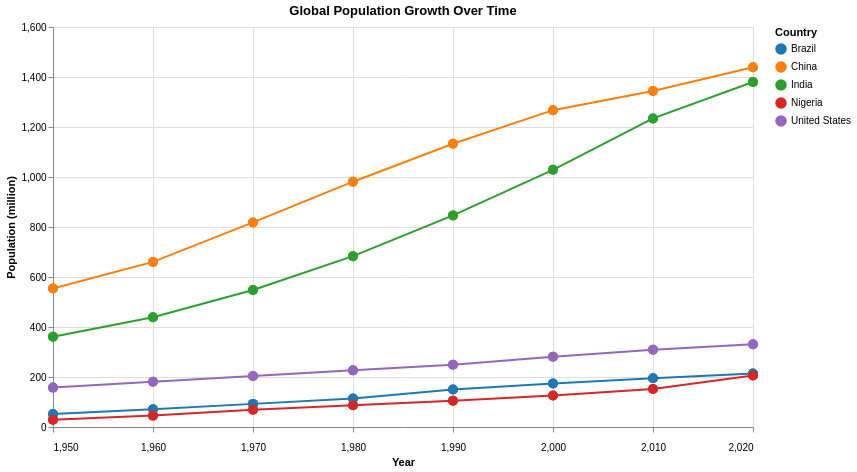

Write a Vega-Lite specification for this figure.
### Vega-Lite specification from a JSON file in a GitHub repository (floating-point values rounded to 4 significant figures)
{"$schema": "https://vega.github.io/schema/vega-lite/v5.json", "title": "Global Population Growth Over Time", "data": {"values": [{"Country": "China", "Year": 1950, "Population": 554005000, "Continent": "Asia"}, {"Country": "China", "Year": 1960, "Population": 660330000, "Continent": "Asia"}, {"Country": "China", "Year": 1970, "Population": 818315000, "Continent": "Asia"}, {"Country": "China", "Year": 1980, "Population": 981235000, "Continent": "Asia"}, {"Country": "China", "Year": 1990, "Population": 1133020000, "Continent": "Asia"}, {"Country": "China", "Year": 2000, "Population": 1267320000, "Continent": "Asia"}, {"Country": "China", "Year": 2010, "Population": 1344130000, "Continent": "Asia"}, {"Country": "China", "Year": 2020, "Population": 1439323776, "Continent": "Asia"}, {"Country": "India", "Year": 1950, "Population": 361000000, "Continent": "Asia"}, {"Country": "India", "Year": 1960, "Population": 439235000, "Continent": "Asia"}, {"Country": "India", "Year": 1970, "Population": 548159000, "Continent": "Asia"}, {"Country": "India", "Year": 1980, "Population": 683329000, "Continent": "Asia"}, {"Country": "India", "Year": 1990, "Population": 846387000, "Continent": "Asia"}, {"Country": "India", "Year": 2000, "Population": 1028690000, "Continent": "Asia"}, {"Country": "India", "Year": 2010, "Population": 1234280000, "Continent": "Asia"}, {"Country": "India", "Year": 2020, "Population": 1380004385, "Continent": "Asia"}, {"Country": "United States", "Year": 1950, "Population": 157553000, "Continent": "North America"}, {"Country": "United States", "Year": 1960, "Population": 180671000, "Continent": "North America"}, {"Country": "United States", "Year": 1970, "Population": 203984000, "Continent": "North America"}, {"Country": "United States", "Year": 1980, "Population": 226542000, "Continent": "North America"}, {"Country": "United States", "Year": 1990, "Population": 248709000, "Continent": "North America"}, {"Country": "United States", "Year": 2000, "Population": 281421000, "Continent": "North America"}, {"Country": "United States", "Year": 2010, "Population": 308745538, "Continent": "North America"}, {"Country": "United States", "Year": 2020, "Population": 331002651, "Continent": "North America"}, {"Country": "Brazil", "Year": 1950, "Population": 51910000, "Continent": "South America"}, {"Country": "Brazil", "Year": 1960, "Population": 70700000, "Continent": "South America"}, {"Country": "Brazil", "Year": 1970, "Population": 92500000, "Continent": "South America"}, {"Country": "Brazil", "Year": 1980, "Population": 113800000, "Continent": "South America"}, {"Country": "Brazil", "Year": 1990, "Population": 150000000, "Continent": "South America"}, {"Country": "Brazil", "Year": 2000, "Population": 174000000, "Continent": "South America"}, {"Country": "Brazil", "Year": 2010, "Population": 195000000, "Continent": "South America"}, {"Country": "Brazil", "Year": 2020, "Population": 213993437, "Continent": "South America"}, {"Country": "Nigeria", "Year": 1950, "Population": 28820000, "Continent": "Africa"}, {"Country": "Nigeria", "Year": 1960, "Population": 45600000, "Continent": "Africa"}, {"Country": "Nigeria", "Year": 1970, "Population": 69000000, "Continent": "Africa"}, {"Country": "Nigeria", "Year": 1980, "Population": 87300000, "Continent": "Africa"}, {"Country": "Nigeria", "Year": 1990, "Population": 105000000, "Continent": "Africa"}, {"Country": "Nigeria", "Year": 2000, "Population": 126000000, "Continent": "Africa"}, {"Country": "Nigeria", "Year": 2010, "Population": 152000000, "Continent": "Africa"}, {"Country": "Nigeria", "Year": 2020, "Population": 206139589, "Continent": "Africa"}, {"Country": "China", "Year": 1950, "Population": 554005000, "Continent": "All"}, {"Country": "China", "Year": 1960, "Population": 660330000, "Continent": "All"}, {"Country": "China", "Year": 1970, "Population": 818315000, "Continent": "All"}, {"Country": "China", "Year": 1980, "Population": 981235000, "Continent": "All"}, {"Country": "China", "Year": 1990, "Population": 1133020000, "Continent": "All"}, {"Country": "China", "Year": 2000, "Population": 1267320000, "Continent": "All"}, {"Country": "China", "Year": 2010, "Population": 1344130000, "Continent": "All"}, {"Country": "China", "Year": 2020, "Population": 1439323776, "Continent": "All"}, {"Country": "India", "Year": 1950, "Population": 361000000, "Continent": "All"}, {"Country": "India", "Year": 1960, "Population": 439235000, "Continent": "All"}, {"Country": "India", "Year": 1970, "Population": 548159000, "Continent": "All"}, {"Country": "India", "Year": 1980, "Population": 683329000, "Continent": "All"}, {"Country": "India", "Year": 1990, "Population": 846387000, "Continent": "All"}, {"Country": "India", "Year": 2000, "Population": 1028690000, "Continent": "All"}, {"Country": "India", "Year": 2010, "Population": 1234280000, "Continent": "All"}, {"Country": "India", "Year": 2020, "Population": 1380004385, "Continent": "All"}, {"Country": "United States", "Year": 1950, "Population": 157553000, "Continent": "All"}, {"Country": "United States", "Year": 1960, "Population": 180671000, "Continent": "All"}, {"Country": "United States", "Year": 1970, "Population": 203984000, "Continent": "All"}, {"Country": "United States", "Year": 1980, "Population": 226542000, "Continent": "All"}, {"Country": "United States", "Year": 1990, "Population": 248709000, "Continent": "All"}, {"Country": "United States", "Year": 2000, "Population": 281421000, "Continent": "All"}, {"Country": "United States", "Year": 2010, "Population": 308745538, "Continent": "All"}, {"Country": "United States", "Year": 2020, "Population": 331002651, "Continent": "All"}, {"Country": "Brazil", "Year": 1950, "Population": 51910000, "Continent": "All"}, {"Country": "Brazil", "Year": 1960, "Population": 70700000, "Continent": "All"}, {"Country": "Brazil", "Year": 1970, "Population": 92500000, "Continent": "All"}, {"Country": "Brazil", "Year": 1980, "Population": 113800000, "Continent": "All"}, {"Country": "Brazil", "Year": 1990, "Population": 150000000, "Continent": "All"}, {"Country": "Brazil", "Year": 2000, "Population": 174000000, "Continent": "All"}, {"Country": "Brazil", "Year": 2010, "Population": 195000000, "Continent": "All"}, {"Country": "Brazil", "Year": 2020, "Population": 213993437, "Continent": "All"}, {"Country": "Nigeria", "Year": 1950, "Population": 28820000, "Continent": "All"}, {"Country": "Nigeria", "Year": 1960, "Population": 45600000, "Continent": "All"}, {"Country": "Nigeria", "Year": 1970, "Population": 69000000, "Continent": "All"}, {"Country": "Nigeria", "Year": 1980, "Population": 87300000, "Continent": "All"}, {"Country": "Nigeria", "Year": 1990, "Population": 105000000, "Continent": "All"}, {"Country": "Nigeria", "Year": 2000, "Population": 126000000, "Continent": "All"}, {"Country": "Nigeria", "Year": 2010, "Population": 152000000, "Continent": "All"}, {"Country": "Nigeria", "Year": 2020, "Population": 206139589, "Continent": "All"}]}, "transform": [{"calculate": "datum.Population / 1000000", "as": "Population (million)"}, {"filter": {"selection": "Continent", "field": "Continent", "equal": "Continent"}}], "selection": {"Continent": {"type": "single", "fields": ["Continent"], "bind": {"input": "select", "options": ["All", "Asia", "North America", "South America", "Africa"], "name": "Select Continent"}}}, "mark": {"type": "line", "point": {"filled": true, "size": 100}}, "encoding": {"x": {"field": "Year", "type": "quantitative", "title": "Year", "labelAngle": 180, "format": "d", "axis": {"values": [1950, 1960, 1970, 1980, 1990, 2000, 2010, 2020], "labelOverlap": "parity", "labelPadding": 10}}, "y": {"field": "Population (million)", "type": "quantitative", "title": "Population (million)", "axis": {"tickCount": 10, "grid": true}}, "color": {"field": "Country", "type": "nominal", "scale": {"scheme": "category10"}, "legend": {"title": "Country"}}, "tooltip": [{"field": "Country", "title": "Country"}, {"field": "Year", "title": "Year"}, {"field": "Population (million)", "title": "Population (million)"}]}, "width": 700, "height": 400}
